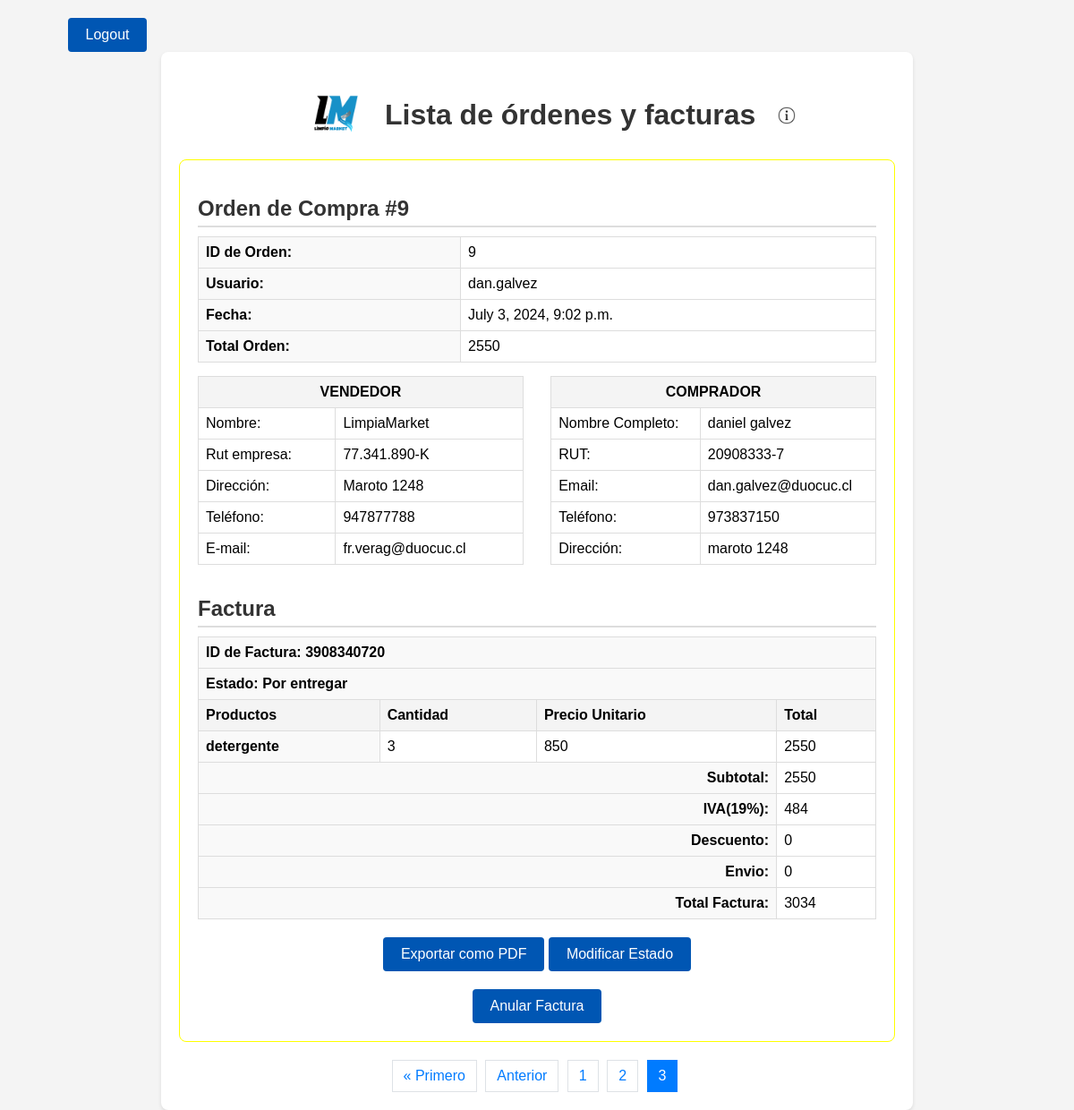
The app's page /lista_productos/?page=3 (signed in), older data.
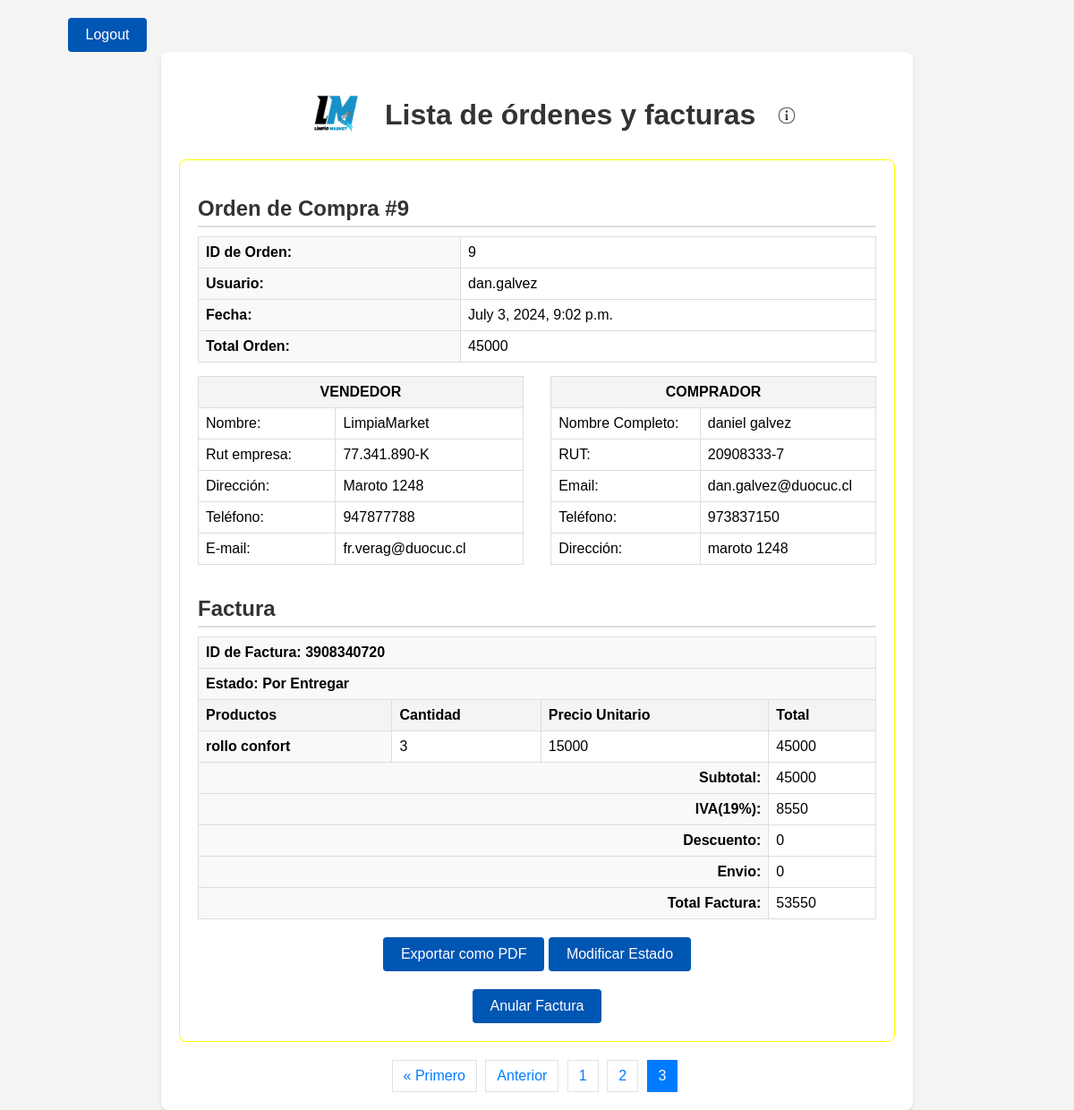
The same page, newer data.
### webMarket/models.py (models this page shows, shortened)
class OrdenDeCompra(models.Model):
    id = models.AutoField(primary_key=True)  # Agregar campo id explícitamente
    usuario = models.ForeignKey(Usuario, on_delete=models.CASCADE)
    fecha = models.DateTimeField(auto_now_add=True)
    subtotal = models.IntegerField()
    total = models.IntegerField()
    descuento = models.IntegerField(null=True, blank=True)
    envio = models.IntegerField(null=True, blank=True)
    direccion = models.CharField(max_length=255, null=True, blank=True)

class Factura(models.Model):
    orden_de_compra = models.OneToOneField(OrdenDeCompra, on_delete=models.CASCADE)
    numero_factura = models.CharField(max_length=10, unique=True)
    subtotal = models.IntegerField()
    impuestos = models.IntegerField()
    total = models.IntegerField()
    fecha_emision = models.DateTimeField(default=timezone.now)
    condicion = models.CharField(max_length=20, default='creada')
    estado = models.CharField(max_length=20, default='Por Entregar')
    motivo = models.TextField(null=True, blank=True)
    rut = models.CharField(max_length=12, null=True, blank=True)
    direccion = models.CharField(max_length=255, null=True, blank=True)
    foto = models.ImageField(upload_to='webMarket/static/img/', null=True, blank=True)

class Producto(models.Model):
    id = models.AutoField(primary_key=True)  # Agregar campo id explícitamente
    nombre = models.CharField(max_length=100)
    precio = models.IntegerField()

class Usuario(AbstractBaseUser, PermissionsMixin):
    nombre_usuario = models.CharField(max_length=30, unique=True)
    rut = models.CharField(max_length=10)
    email = models.EmailField()
    telefono = models.CharField(max_length=20)
    direccion = models.CharField(max_length=100)
    nombre_completo = models.CharField(max_length=100)
    is_active = models.BooleanField(default=True)
    is_staff = models.BooleanField(default=False)
    is_superuser = models.BooleanField(default=False)
    groups = models.ManyToManyField(
        Group,
        related_name='custom_user_groups',
        blank=True,
        help_text='The groups this user belongs to. A user will get all permissions granted to each of their groups.',
        verbose_name='groups'
    )
    user_permissions = models.ManyToManyField(
        Permission,
        related_name='custom_user_permissions',
        blank=True,
        help_text='Specific permissions for this user.',
        verbose_name='user permissions'
    )
    objects = MiAdministradorDeUsuarios()
    USERNAME_FIELD = 'nombre_usuario'
    REQUIRED_FIELDS = ['email', 'rut', 'telefono', 'direccion', 'nombre_completo']
    class Meta:
        verbose_name = 'usuario'
        verbose_name_plural = 'usuarios'

### webMarket/views.py (the view, shortened to what this page needs)
# urls.py: path('lista_productos/', lista_productos, name='lista_productos'),
@login_required
def lista_productos(request):
    usuario = request.user
    if request.user.is_superuser:
        ordenes = OrdenDeCompra.objects.all().prefetch_related('detalles__producto', 'factura__detalles_estado')
    else:
        try:
            usuario = Usuario.objects.get(nombre_usuario=usuario.nombre_usuario)
        except Usuario.DoesNotExist:
            return HttpResponseForbidden("El usuario no existe.")
        ordenes = OrdenDeCompra.objects.filter(usuario=usuario).prefetch_related('detalles__producto', 'factura__detalles_estado')
    ordenes_con_factura = []
    for orden in ordenes:
        impuestos = int(orden.subtotal * 0.19)
        total_factura = orden.subtotal + impuestos
        factura, created = Factura.objects.get_or_create(
            orden_de_compra=orden,
            defaults={
                'numero_factura': get_random_string(length=10, allowed_chars='0123456789'),
                'subtotal': orden.subtotal,
                'impuestos': impuestos,
                'total': total_factura,
                'fecha_emision': timezone.now(),
                'estado': 'Por entregar'
            }
        )
        if not created:
            if factura.total != total_factura:
                factura.subtotal = orden.subtotal
                factura.impuestos = impuestos
                factura.total = total_factura
                factura.save()
        if request.user.is_superuser or factura.estado != 'Entregado':
            detalles_con_totales = [
                {
                    'producto': detalle.producto,
                    'cantidad': detalle.cantidad,
                    'total': detalle.cantidad * detalle.producto.precio
                }
                for detalle in orden.detalles.all()
            ]
            ordenes_con_factura.append({
                'orden': orden,
                'factura': factura,
                'total': orden.detalles.aggregate(total=Sum(F('cantidad') * F('producto__precio')))['total'] or 0,
                'detalles': detalles_con_totales
            })
    if request.user.is_superuser:
        facturas_creadas = Factura.objects.filter(condicion='creada').count()
        facturas_anuladas = Factura.objects.filter(condicion='Anulada').count()
        facturas_rectificadas = Factura.objects.filter(condicion='rectificado').count()
        facturas_por_entregar = Factura.objects.filter(estado='Por entregar').count()
        facturas_entregadas = Factura.objects.filter(estado='Entregado').count()
        facturas_rechazadas = Factura.objects.filter(estado='Rechazado').count()
    if facturas_creadas < 0:
        facturas_creadas = 0
    paginator = Paginator(ordenes_con_factura, 1)  # Muestra 2 órdenes por página
    page_number = request.GET.get('page')
    page_obj = paginator.get_page(page_number)
    return render(request, 'lista.html', {
        'page_obj': page_obj,
        'es_superusuario': request.user.is_superuser,
        'facturas_creadas': facturas_creadas,
        'facturas_anuladas': facturas_anuladas,
        'facturas_por_entregar': facturas_por_entregar,
        'facturas_entregadas': facturas_entregadas,
        'facturas_rechazadas': facturas_rechazadas,
        'facturas_rectificadas': facturas_rectificadas,
    })

### webMarket/templates/lista.html (shortened to what the changed rows need)
<!DOCTYPE html>
<html>
<head>
    {% load static %}
    <link rel="stylesheet" href="{% static 'css/lista.css' %}">
</head>
<body>
    <div class="container">
        <div class="logo-container" style="display: flex; align-items: center; margin-left: 15%;">
            <h1>Lista de órdenes y facturas
                <button id="infoButton" style="background: none; border: none; cursor: pointer; margin-left: 10px;">
                    <img src="{% static 'img/info-icon.png' %}" alt="Info" width="20">
                </button>
            </h1>
        </div>
        {% for item in page_obj %}
        <div class="orden {% if item.factura.condicion == 'creada' and item.factura.estado == 'Por entregar' or item.factura.estado == 'Por Entregar' %}amarillo{% elif item.factura.condicion == 'rectificado' and item.factura.estado == 'Por Entregar' %}naranjo{% elif item.factura.condicion == 'creada' or item.factura.condicion == 'rectificado' and item.factura.estado == 'Entregado' %}verde{% elif item.factura.condicion == 'Anulada' %}rojo{% endif %}">
            <h2>Orden de Compra #{{item.orden.id}}</h2>
            <div class="info-container">
                <table>
                    <tr>
                        <td>ID de Orden:</td>
                        <td>{{ item.orden.id }}</td>
                    </tr>
                    <tr>
                        <td>Usuario:</td>
                        <td>{{ item.orden.usuario.nombre_usuario }}</td>
                    </tr>
                    <tr>
                        <td>Fecha:</td>
                        <td>{{ item.orden.fecha }}</td>
                    </tr>
                    <tr>
                        <td>Total Orden:</td>
                        <td>{{ item.total }}</td>
                    </tr>
                </table>
            </div>
            <div class="vendedor-comprador-container">
                <div class="vendedor">
                    <table class="vendedor-comprador-tabla">
                        <thead>
                            <tr>
                                <th colspan="2">VENDEDOR</th>
                            </tr>
                        </thead>
                        <tbody>
                            <tr>
                                <td>Nombre:</td>
                                <td>LimpiaMarket</td>
                            </tr>
                            <tr>
                                <td>Rut empresa:</td>
                                <td>77.341.890-K</td>
                            </tr>
                            <tr>
                                <td>Dirección:</td>
                                <td>Maroto 1248</td>
                            </tr>
                            <tr>
                                <td>Teléfono:</td>
                                <td>947877788</td>
                            </tr>
                            <tr>
                                <td>E-mail:</td>
                                <td>fr.verag@duocuc.cl</td>
                            </tr>
                        </tbody>
                    </table>
                </div>
                <div class="comprador">
                    <table class="vendedor-comprador-tabla">
                        <thead>
                            <tr>
                                <th colspan="2">COMPRADOR</th>
                            </tr>
                        </thead>
                        <tbody>
                            <tr>
                                <td>Nombre Completo:</td>
                                <td>{{ item.orden.usuario.nombre_completo }}</td>
                            </tr>
                            <tr>
                                <td>RUT:</td>
                                <td>{{ item.orden.usuario.rut }}</td>
                            </tr>
                            <tr>
                                <td>Email:</td>
                                <td>{{ item.orden.usuario.email }}</td>
                            </tr>
                            <tr>
                                <td>Teléfono:</td>
                                <td>{{ item.orden.usuario.telefono }}</td>
                            </tr>
                            <tr>
                                <td>Dirección:</td>
                                <td>{{ item.orden.usuario.direccion }}</td>
                            </tr>
                        </tbody>
                    </table>
                </div>
            </div>
            <h2>Factura</h2>
            <div class="info-container">
                <table class="factura-tabla" data-estado="{{ item.factura.estado }}">
                    <thead>
                        <tr>
                            <td colspan="4"><strong>ID de Factura:</strong> {{ item.factura.numero_factura }}</td>
                        </tr>
                        <tr>
                            <td colspan="4"><strong>Estado:</strong> {{ item.factura.estado }}</td>
                        </tr>
                        <tr>
                            <th>Productos</th>
                            <th>Cantidad</th>
                            <th>Precio Unitario</th>
                            <th>Total</th>
                        </tr>
                    </thead>
                    <tbody>
                        {% for detalle in item.detalles %}
                        <tr>
                            <td>{{ detalle.producto.nombre }}</td>
                            <td>{{ detalle.cantidad }}</td>
                            <td>{{ detalle.producto.precio }}</td>
                            <td>{{ detalle.total }}</td>
                        </tr>
                        {% endfor %}
                        <tr>
                            <td colspan="3" style="text-align: right;"><strong>Subtotal:</strong></td>
                            <td>{{ item.factura.subtotal|floatformat:0 }}</td>
                        </tr>
                        <tr>
                            <td colspan="3" style="text-align: right;"><strong>IVA(19%):</strong></td>
                            <td>{{ item.factura.impuestos|floatformat:0 }}</td>
                        </tr>
                        <tr>
                            <td colspan="3" style="text-align: right;"><strong>Descuento:</strong></td>
                            <td>0</td>
                        </tr>
                        <tr>
                            <td colspan="3" style="text-align: right;"><strong>Envio:</strong></td>
                            <td>0</td>
                        </tr>
                        <tr>
                            <td colspan="3" style="text-align: right;"><strong>Total Factura:</strong></td>
                            <td>{{ item.factura.total|floatformat:0 }}</td>
                        </tr>
                    </tbody>
                </table>
            </div>
            <div class="button-container">
                <button class="btn exportar-pdf" data-factura-id="{{ item.factura.numero_factura }}">Exportar como PDF</button>
                {% if item.factura.estado != 'Entregado' and item.factura.estado != 'Anulada' %}
                    {% if not es_superusuario %}
                        <a href="{% url 'visualizar_orden' item.orden.id %}" class="btn modificar-orden">Modificar Orden</a>
                    {% else %}
                        <button class="btn modificar-estado" data-orden-id="{{ item.orden.id }}">Modificar Estado</button>
                        <div class="button-container">
                            <button class="btn anular-factura" data-orden-id="{{ item.orden.id }}">Anular Factura</button>
                        </div>
                    {% endif %}
                {% endif %}
            </div>
        </div>
        {% endfor %}
    </div>
</body>
</html>

Row changes from the older to the newer data that the page shows:
changed OrdenDeCompra "dan.galvez": total "2550" → "45000"; factura.estado "Por entregar" → "Por Entregar"; factura.subtotal "2550" → "45000"; factura.impuestos "484" → "8550"; factura.total "3034" → "53550"
changed Producto: producto.nombre "detergente" → "rollo confort"; producto.precio "850" → "15000"; total "2550" → "45000"
